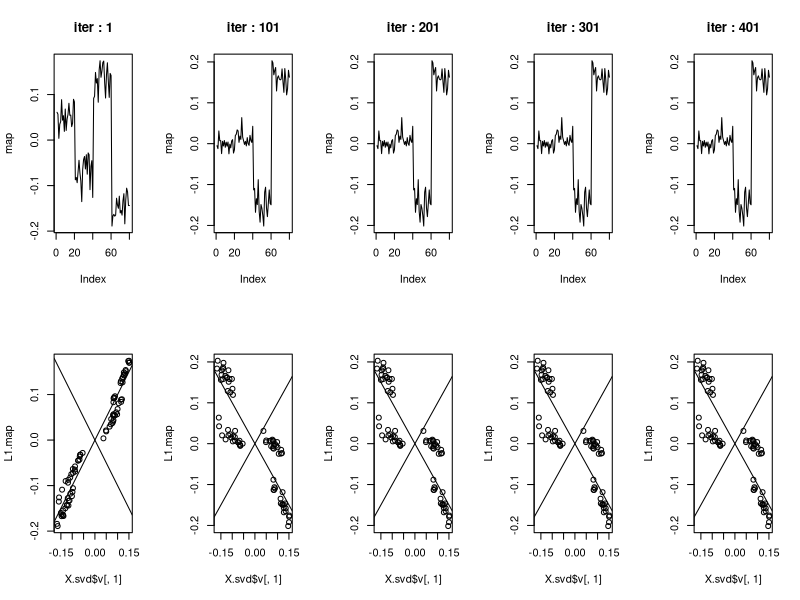
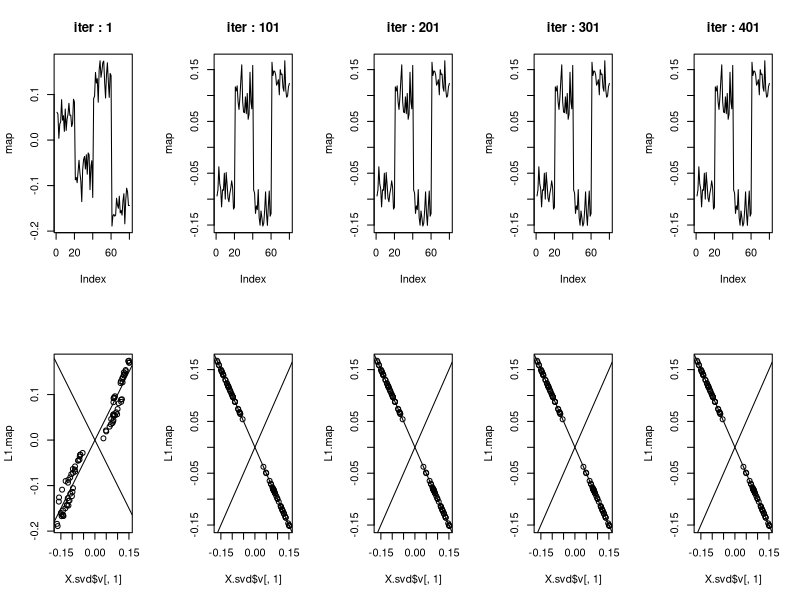
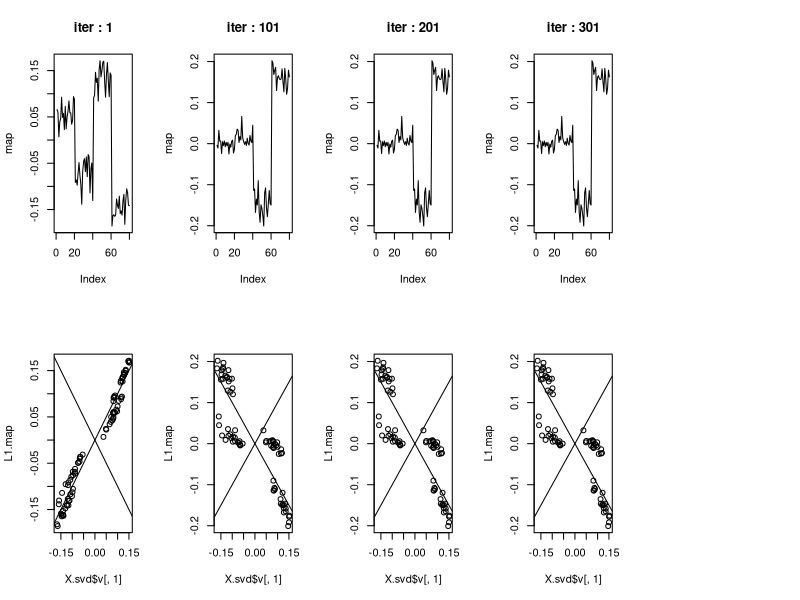

Generate these figures, in order, with R: (Note: a time limit stopped this script after it produced the figures.)
## ---- chunk 1
# code originally from https://stephens999.github.io/misc/tree_pca_03.html.
#--------------------------------------------------
# create X
set.seed(123)
p = 1000
n = 20
f = list()
for(i in 1:6){ 
  f[[i]] = rnorm(p)
}
X =matrix(0,ncol=4*n, nrow=p)
X[,1:(2*n)] = f[[1]]
X[,(2*n+1):(4*n)] = f[[2]]

X[,1:n] = X[,1:n]+f[[3]]
X[,(n+1):(2*n)] = X[,(n+1):(2*n)]+f[[4]]
X[,(2*n+1):(3*n)] = X[,(2*n+1):(3*n)] + f[[5]]
X[,(3*n+1):(4*n)] = X[,(3*n+1):(4*n)] + f[[6]]
X.svd = svd(X)

# create X2
X2 = X- X.svd$u[,1:2] %*% diag(X.svd$d[1:2]) %*% t(X.svd$v[,1:2])

# adding noise
set.seed(9) # the seed where flash didn't work
X2n_a = X2 + rnorm(4*n*p,sd=3)

set.seed(5) # the seed where flash did work
X2n_b = X2 + rnorm(4*n*p,sd=3)
#--------------------------------------------------
rm(X, X.svd, f, i, n, p)
## ---- chunk 2
ebfa_hb_g2 <- function(X, vec.a, vec.pi, update.a, update.pi, N.EM, N.updates){

  # Set up
  ##############################################################
  if (length(vec.a)!=length(vec.pi)) stop("length of a and pi not equal")
  K <- length(vec.a)
  
  # X-related quantities
  X.svd <- svd(X)
  n <- nrow(X)
  p <- ncol(X)
  X.Fsq <- norm(X, type="F")^2 # Frobenius norm squared
  XTX <- t(X)%*%X # Gram matrix
    
  # define erfc function
  erfc <- function(x){ 2 * pnorm(x * sqrt(2), lower = FALSE)}
  logerfc <- function(x) { log(2)+pnorm(x * sqrt(2), lower = FALSE, log.p=TRUE)}
  
  ############ Functions for L-step
  sigmasq.k <- function(k){((n*p*k+X.Fsq)-sqrt((n*p*k+X.Fsq)^2-4*n*(p-1)*k*X.Fsq))/(2*n*(p-1))}
  delta.k <- function(k){sigmasq.k(k)/(k-sigmasq.k(k))}
  G1.k <- function(k){-n*p/2*log(sigmasq.k(k))-n/2*log(1+delta.k(k))-X.Fsq/(2*sigmasq.k(k))}
  G2.k <- function(k, E.w.inv){
    lambda <- eigen(diag(E.w.inv)-XTX/(2*k))$values
    lambda.p <- min(lambda)
    G2 <- -lambda.p-0.5*sum(log(1+2*(lambda-lambda.p)/p))+log(2*pi^(p/2))-log(gamma(p/2))
    return(G2)
  }
  c.k <- function(k, E.w.inv){
    lambda.for.c <- eigen(diag(E.w.inv)-XTX/(2*k))$values
    optimality <- function(c) {(sum((lambda.for.c+c)^(-1))/2-1)^2}
    c <- optimize(optimality, interval=c(-min(lambda.for.c)+0.5, -min(lambda.for.c)+p/2), maximum=FALSE)
    return(c)
  }
  
  # Initialization
  ##############################################################

  # initialize using the first singular vector
  E.L1.sq <- X.svd$v[,1]^2

  mat.pi.tilde <- matrix(0, nrow=p, ncol=K)
  for (k in 1:K){
    mat.pi.tilde[,k] <- vec.pi[k]*erfc(sqrt(vec.a[k]/p))^(-1)*exp(-vec.a[k]/p-sqrt(2*vec.a[k])*sqrt(E.L1.sq))
  }
  mat.pi.tilde <- mat.pi.tilde/rowSums(mat.pi.tilde)
  
  E.w.inv <- as.vector(mat.pi.tilde %*% sqrt(vec.a)) / sqrt(2*E.L1.sq)

  # Updates
  ##############################################################  
  par(mfcol=c(2,5))
  for (n.updates in 1:N.updates){
        
      ############ L-step
      G.k <- function(k){G1.k(k)+G2.k(k, E.w.inv)}
      kappa <- optimize(G.k, interval=c(0,1000), maximum=TRUE)$maximum
      c.star <- c.k(kappa, E.w.inv)$minimum
      E.L1.sq <- diag(0.5*solve(diag(E.w.inv)-XTX/(2*kappa)+c.star*diag(rep(1,p))))
      
      if(n.updates%%100==1){
          L1.map <- eigen(XTX/(2*kappa)-diag(E.w.inv))$vectors[,1]
          plot(L1.map, type='l', ylab='map', main=paste0("iter : ",n.updates))
          plot(X.svd$v[,1], L1.map); abline(a=0,b=1); abline(a=0,b=-1)
      }
      
      ############ W-step
      
          ######## EM algorithm -----------------------------
          for(n.EM in 1:N.EM){
          # E-step
          mat.phi <- matrix(0, nrow=p, ncol=K)
          for (k in 1:K){
            mat.phi[,k]<- vec.pi[k]*erfc(sqrt(vec.a[k]/p))^(-1)*exp(-vec.a[k]/p-sqrt(2*vec.a[k])*sqrt(E.L1.sq))
          }
          mat.phi <- mat.phi/rowSums(mat.phi)
          
          # M-step
          if(update.pi==TRUE){vec.pi <- colMeans(mat.phi)}
          if(update.a==TRUE){
            for (k in 1:K){
              temp.obj <- function(a){
                sum(mat.phi[,k]*(logerfc(sqrt(a/p))+a/p+sqrt(2*a)*sqrt(E.L1.sq)))
              }
              vec.a[k]  <- optimize(temp.obj, interval=c(10^(-6), 10^6), maximum=FALSE)$minimum
            }
          }
          }
          ######## end.  -----------------------------
      
     
      mat.pi.tilde <- matrix(0, nrow=p, ncol=K)
      for (k in 1:K){
        mat.pi.tilde[,k] <- vec.pi[k]*erfc(sqrt(vec.a[k]/p))^(-1)*exp(-vec.a[k]/p-sqrt(2*vec.a[k])*sqrt(E.L1.sq))
      }
      mat.pi.tilde <- mat.pi.tilde/rowSums(mat.pi.tilde)
      
      E.w.inv <- as.vector(mat.pi.tilde %*% sqrt(vec.a)) / sqrt(2*E.L1.sq)
  }
  
  out.list <- list(kappa=kappa, E.L1.sq=E.L1.sq, L1.map=L1.map, E.w.inv=E.w.inv, vec.a = vec.a, vec.pi=vec.pi)
  return(out.list)
}

## ---- chunk 3
ebfa_hb_g2(X=X2n_a, 
           vec.a = c(100,1000), 
           vec.pi = c(0.5,0.5),
           update.a=FALSE,
           update.pi = FALSE,
           N.EM=1, 
           N.updates=401) -> temp.result
rbind(temp.result$vec.a,
      temp.result$vec.pi)
## ---- chunk 4
ebfa_hb_g2(X=X2n_a, 
           vec.a = c(100,1000), 
           vec.pi = c(0.5,0.5),
           update.a=TRUE,
           update.pi = TRUE,
           N.EM=1, 
           N.updates=401) -> temp.result
rbind(temp.result$vec.a,
      temp.result$vec.pi)
## ---- chunk 5
grid.a <- exp(seq(log(10), log(10000),by=log(2)))
K <- length(grid.a)

ebfa_hb_g2(X=X2n_a, 
           vec.a = grid.a, 
           vec.pi = rep(1/K, times=K),
           update.a=FALSE,
           update.pi = FALSE,
           N.EM=1, 
           N.updates=401) -> temp.result
rbind(temp.result$vec.a,
      temp.result$vec.pi)
## ---- chunk 6
ebfa_hb_g2(X=X2n_a, 
           vec.a = grid.a, 
           vec.pi = rep(1/K, times=K),
           update.a=FALSE,
           update.pi = TRUE,
           N.EM=1, 
           N.updates=401) -> temp.result
rbind(temp.result$vec.a,
      temp.result$vec.pi)
## ---- chunk 7
ebfa_hb_g2(X=X2n_b, 
           vec.a = c(100,1000), 
           vec.pi = c(0.5,0.5),
           update.a=FALSE,
           update.pi = FALSE,
           N.EM=1, 
           N.updates=401) -> temp.result
rbind(temp.result$vec.a,
      temp.result$vec.pi)
## ---- chunk 8
ebfa_hb_g2(X=X2n_b, 
           vec.a = c(100,1000), 
           vec.pi = c(0.5,0.5),
           update.a=TRUE,
           update.pi = TRUE,
           N.EM=1, 
           N.updates=401) -> temp.result
rbind(temp.result$vec.a,
      temp.result$vec.pi)
## ---- chunk 9
ebfa_hb_g2(X=X2n_b, 
           vec.a = grid.a, 
           vec.pi = rep(1/K, times=K),
           update.a=FALSE,
           update.pi = FALSE,
           N.EM=1, 
           N.updates=401) -> temp.result
rbind(temp.result$vec.a,
      temp.result$vec.pi)
## ---- chunk 10
ebfa_hb_g2(X=X2n_b, 
           vec.a = grid.a, 
           vec.pi = rep(1/K, times=K),
           update.a=FALSE,
           update.pi = TRUE,
           N.EM=1, 
           N.updates=401) -> temp.result
rbind(temp.result$vec.a,
      temp.result$vec.pi)
